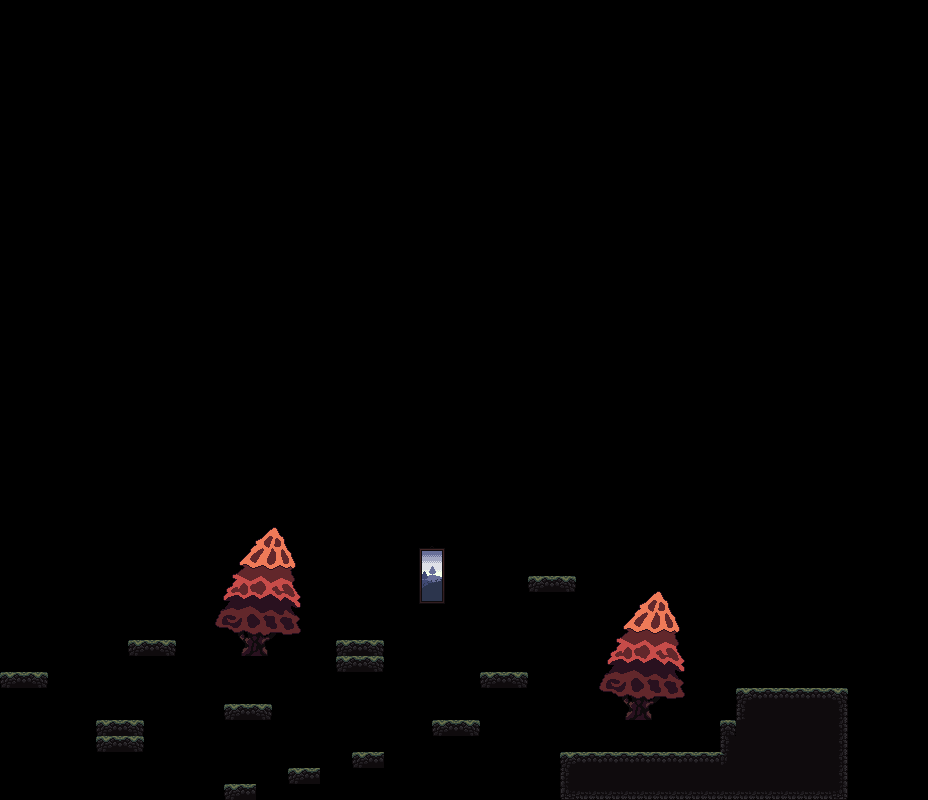

This is a level from a 2D game, rendered from its Tiled map with the project's own tilesets. A one-line summary and the complete map file follow:
An orthogonal 58x50 tile map with 16x16 px tiles, 1 tile layer (TileLayer) and 2 objects (Andro, Hound).

<map version="1.4" tiledversion="1.4.1" orientation="orthogonal" renderorder="right-down" width="58" height="50" tilewidth="16" tileheight="16" infinite="0" nextlayerid="5" nextobjectid="17">
 <tileset firstgid="1" source="test_tiles.tsx" />
 <layer id="1" name="TileLayer" width="58" height="50">
  <data encoding="csv">
0,0,0,0,0,0,0,0,0,0,0,0,0,0,0,0,0,0,0,0,0,0,0,0,0,0,0,0,0,0,0,0,0,0,0,0,0,0,0,0,0,0,0,0,0,0,0,0,0,0,0,0,0,0,0,0,0,0,
0,0,0,0,0,0,0,0,0,0,0,0,0,0,0,0,0,0,0,0,0,0,0,0,0,0,0,0,0,0,0,0,0,0,0,0,0,0,0,0,0,0,0,0,0,0,0,0,0,0,0,0,0,0,0,0,0,0,
0,0,0,0,0,0,0,0,0,0,0,0,0,0,0,0,0,0,0,0,0,0,0,0,0,0,0,0,0,0,0,0,0,0,0,0,0,0,0,0,0,0,0,0,0,0,0,0,0,0,0,0,0,0,0,0,0,0,
0,0,0,0,0,0,0,0,0,0,0,0,0,0,0,0,0,0,0,0,0,0,0,0,0,0,0,0,0,0,0,0,0,0,0,0,0,0,0,0,0,0,0,0,0,0,0,0,0,0,0,0,0,0,0,0,0,0,
0,0,0,0,0,0,0,0,0,0,0,0,0,0,0,0,0,0,0,0,0,0,0,0,0,0,0,0,0,0,0,0,0,0,0,0,0,0,0,0,0,0,0,0,0,0,0,0,0,0,0,0,0,0,0,0,0,0,
0,0,0,0,0,0,0,0,0,0,0,0,0,0,0,0,0,0,0,0,0,0,0,0,0,0,0,0,0,0,0,0,0,0,0,0,0,0,0,0,0,0,0,0,0,0,0,0,0,0,0,0,0,0,0,0,0,0,
0,0,0,0,0,0,0,0,0,0,0,0,0,0,0,0,0,0,0,0,0,0,0,0,0,0,0,0,0,0,0,0,0,0,0,0,0,0,0,0,0,0,0,0,0,0,0,0,0,0,0,0,0,0,0,0,0,0,
0,0,0,0,0,0,0,0,0,0,0,0,0,0,0,0,0,0,0,0,0,0,0,0,0,0,0,0,0,0,0,0,0,0,0,0,0,0,0,0,0,0,0,0,0,0,0,0,0,0,0,0,0,0,0,0,0,0,
0,0,0,0,0,0,0,0,0,0,0,0,0,0,0,0,0,0,0,0,0,0,0,0,0,0,0,0,0,0,0,0,0,0,0,0,0,0,0,0,0,0,0,0,0,0,0,0,0,0,0,0,0,0,0,0,0,0,
0,0,0,0,0,0,0,0,0,0,0,0,0,0,0,0,0,0,0,0,0,0,0,0,0,0,0,0,0,0,0,0,0,0,0,0,0,0,0,0,0,0,0,0,0,0,0,0,0,0,0,0,0,0,0,0,0,0,
0,0,0,0,0,0,0,0,0,0,0,0,0,0,0,0,0,0,0,0,0,0,0,0,0,0,0,0,0,0,0,0,0,0,0,0,0,0,0,0,0,0,0,0,0,0,0,0,0,0,0,0,0,0,0,0,0,0,
0,0,0,0,0,0,0,0,0,0,0,0,0,0,0,0,0,0,0,0,0,0,0,0,0,0,0,0,0,0,0,0,0,0,0,0,0,0,0,0,0,0,0,0,0,0,0,0,0,0,0,0,0,0,0,0,0,0,
0,0,0,0,0,0,0,0,0,0,0,0,0,0,0,0,0,0,0,0,0,0,0,0,0,0,0,0,0,0,0,0,0,0,0,0,0,0,0,0,0,0,0,0,0,0,0,0,0,0,0,0,0,0,0,0,0,0,
0,0,0,0,0,0,0,0,0,0,0,0,0,0,0,0,0,0,0,0,0,0,0,0,0,0,0,0,0,0,0,0,0,0,0,0,0,0,0,0,0,0,0,0,0,0,0,0,0,0,0,0,0,0,0,0,0,0,
0,0,0,0,0,0,0,0,0,0,0,0,0,0,0,0,0,0,0,0,0,0,0,0,0,0,0,0,0,0,0,0,0,0,0,0,0,0,0,0,0,0,0,0,0,0,0,0,0,0,0,0,0,0,0,0,0,0,
0,0,0,0,0,0,0,0,0,0,0,0,0,0,0,0,0,0,0,0,0,0,0,0,0,0,0,0,0,0,0,0,0,0,0,0,0,0,0,0,0,0,0,0,0,0,0,0,0,0,0,0,0,0,0,0,0,0,
0,0,0,0,0,0,0,0,0,0,0,0,0,0,0,0,0,0,0,0,0,0,0,0,0,0,0,0,0,0,0,0,0,0,0,0,0,0,0,0,0,0,0,0,0,0,0,0,0,0,0,0,0,0,0,0,0,0,
0,0,0,0,0,0,0,0,0,0,0,0,0,0,0,0,0,0,0,0,0,0,0,0,0,0,0,0,0,0,0,0,0,0,0,0,0,0,0,0,0,0,0,0,0,0,0,0,0,0,0,0,0,0,0,0,0,0,
0,0,0,0,0,0,0,0,0,0,0,0,0,0,0,0,0,0,0,0,0,0,0,0,0,0,0,0,0,0,0,0,0,0,0,0,0,0,0,0,0,0,0,0,0,0,0,0,0,0,0,0,0,0,0,0,0,0,
0,0,0,0,0,0,0,0,0,0,0,0,0,0,0,0,0,0,0,0,0,0,0,0,0,0,0,0,0,0,0,0,0,0,0,0,0,0,0,0,0,0,0,0,0,0,0,0,0,0,0,0,0,0,0,0,0,0,
0,0,0,0,0,0,0,0,0,0,0,0,0,0,0,0,0,0,0,0,0,0,0,0,0,0,0,0,0,0,0,0,0,0,0,0,0,0,0,0,0,0,0,0,0,0,0,0,0,0,0,0,0,0,0,0,0,0,
0,0,0,0,0,0,0,0,0,0,0,0,0,0,0,0,0,0,0,0,0,0,0,0,0,0,0,0,0,0,0,0,0,0,0,0,0,0,0,0,0,0,0,0,0,0,0,0,0,0,0,0,0,0,0,0,0,0,
0,0,0,0,0,0,0,0,0,0,0,0,0,0,0,0,0,0,0,0,0,0,0,0,0,0,0,0,0,0,0,0,0,0,0,0,0,0,0,0,0,0,0,0,0,0,0,0,0,0,0,0,0,0,0,0,0,0,
0,0,0,0,0,0,0,0,0,0,0,0,0,0,0,0,0,0,0,0,0,0,0,0,0,0,0,0,0,0,0,0,0,0,0,0,0,0,0,0,0,0,0,0,0,0,0,0,0,0,0,0,0,0,0,0,0,0,
0,0,0,0,0,0,0,0,0,0,0,0,0,0,0,0,0,0,0,0,0,0,0,0,0,0,0,0,0,0,0,0,0,0,0,0,0,0,0,0,0,0,0,0,0,0,0,0,0,0,0,0,0,0,0,0,0,0,
0,0,0,0,0,0,0,0,0,0,0,0,0,0,0,0,0,0,0,0,0,0,0,0,0,0,0,0,0,0,0,0,0,0,0,0,0,0,0,0,0,0,0,0,0,0,0,0,0,0,0,0,0,0,0,0,0,0,
0,0,0,0,0,0,0,0,0,0,0,0,0,0,0,0,0,0,0,0,0,0,0,0,0,0,0,0,0,0,0,0,0,0,0,0,0,0,0,0,0,0,0,0,0,0,0,0,0,0,0,0,0,0,0,0,0,0,
0,0,0,0,0,0,0,0,0,0,0,0,0,0,0,0,0,0,0,0,0,0,0,0,0,0,0,0,0,0,0,0,0,0,0,0,0,0,0,0,0,0,0,0,0,0,0,0,0,0,0,0,0,0,0,0,0,0,
0,0,0,0,0,0,0,0,0,0,0,0,0,0,0,0,0,0,0,0,0,0,0,0,0,0,0,0,0,0,0,0,0,0,0,0,0,0,0,0,0,0,0,0,0,0,0,0,0,0,0,0,0,0,0,0,0,0,
0,0,0,0,0,0,0,0,0,0,0,0,0,0,0,0,0,0,0,0,0,0,0,0,0,0,0,0,0,0,0,0,0,0,0,0,0,0,0,0,0,0,0,0,0,0,0,0,0,0,0,0,0,0,0,0,0,0,
0,0,0,0,0,0,0,0,0,0,0,0,0,0,0,0,0,0,0,0,0,0,0,0,0,0,0,0,0,0,0,0,0,0,0,0,0,0,0,0,0,0,0,0,0,0,0,0,0,0,0,0,0,0,0,0,0,0,
0,0,0,0,0,0,0,0,0,0,0,0,0,0,0,0,0,0,0,0,0,0,0,0,0,0,0,0,0,0,0,0,0,0,0,0,0,0,0,0,0,0,0,0,0,0,0,0,0,0,0,0,0,0,0,0,0,0,
0,0,0,0,0,0,0,0,0,0,0,0,120,121,122,123,124,125,126,0,0,0,0,0,0,0,0,0,0,0,0,0,0,0,0,0,0,0,0,0,0,0,0,0,0,0,0,0,0,0,0,0,0,0,0,0,0,0,
0,0,0,0,0,0,0,0,0,0,0,0,206,207,208,209,210,211,212,0,0,0,0,0,0,0,0,0,0,0,0,0,0,0,0,0,0,0,0,0,0,0,0,0,0,0,0,0,0,0,0,0,0,0,0,0,0,0,
0,0,0,0,0,0,0,0,0,0,0,0,292,293,294,295,296,297,298,0,0,0,0,0,0,0,1305,1306,0,0,0,0,0,0,0,0,0,0,0,0,0,0,0,0,0,0,0,0,0,0,0,0,0,0,0,0,0,0,
0,0,0,0,0,0,0,0,0,0,0,0,378,379,380,381,382,383,384,0,0,0,0,0,0,0,1391,1392,0,0,0,0,0,0,0,0,0,0,0,0,0,0,0,0,0,0,0,0,0,0,0,0,0,0,0,0,0,0,
0,0,0,0,0,0,0,0,0,0,0,0,464,465,466,467,468,469,470,0,0,0,0,0,0,0,1477,1478,0,0,0,0,0,259,260,261,120,121,122,123,124,125,126,0,0,0,0,0,0,0,0,0,0,0,0,0,0,0,
0,0,0,0,0,0,0,0,0,0,0,0,550,551,552,553,554,555,556,0,0,0,0,0,0,0,1563,1564,0,0,0,0,0,0,0,0,206,207,208,209,210,211,212,0,0,0,0,0,0,0,0,0,0,0,0,0,0,0,
0,0,0,0,0,0,0,0,0,0,0,0,636,637,638,639,640,641,642,0,0,0,0,0,0,0,0,0,0,0,0,0,0,0,0,0,292,293,294,295,296,297,298,0,0,0,0,0,0,0,0,0,0,0,0,0,0,0,
0,0,0,0,0,0,0,0,0,0,0,0,722,723,724,725,726,727,728,0,0,0,0,0,0,0,0,0,0,0,0,0,0,0,0,0,378,379,380,381,382,383,384,0,0,0,0,0,0,0,0,0,0,0,0,0,0,0,
0,0,0,0,0,0,0,0,259,260,261,0,808,809,810,811,812,813,814,0,0,259,260,261,0,0,0,0,0,0,0,0,0,0,0,0,464,465,466,467,468,469,470,0,0,0,0,0,0,0,0,0,0,0,0,0,0,0,
0,0,0,0,0,0,0,0,0,0,0,0,0,0,0,0,0,0,0,0,0,259,260,261,0,0,0,0,0,0,0,0,0,0,0,0,550,551,552,553,554,555,556,0,0,0,0,0,0,0,0,0,0,0,0,0,0,0,
259,260,261,0,0,0,0,0,0,0,0,0,0,0,0,0,0,0,0,0,0,0,0,0,0,0,0,0,0,0,259,260,261,0,0,0,636,637,638,639,640,641,642,0,0,0,0,0,0,0,0,0,0,0,0,0,0,0,
0,0,0,0,0,0,0,0,0,0,0,0,0,0,0,0,0,0,0,0,0,0,0,0,0,0,0,0,0,0,0,0,0,0,0,0,722,723,724,725,726,727,728,0,0,0,259,260,260,260,260,260,261,0,0,0,0,0,
0,0,0,0,0,0,0,0,0,0,0,0,0,0,259,260,261,0,0,0,0,0,0,0,0,0,0,0,0,0,0,0,0,0,0,0,808,809,810,811,812,813,814,0,0,0,345,346,346,346,346,346,347,0,0,0,0,0,
0,0,0,0,0,0,259,260,261,0,0,0,0,0,0,0,0,0,0,0,0,0,0,0,0,0,0,259,260,261,0,0,0,0,0,0,0,0,0,0,0,0,0,0,0,262,346,346,346,346,346,346,347,0,0,0,0,0,
0,0,0,0,0,0,259,260,261,0,0,0,0,0,0,0,0,0,0,0,0,0,0,0,0,0,0,0,0,0,0,0,0,0,0,0,0,0,0,0,0,0,0,0,0,345,346,346,346,346,346,346,347,0,0,0,0,0,
0,0,0,0,0,0,0,0,0,0,0,0,0,0,0,0,0,0,0,0,0,0,259,260,0,0,0,0,0,0,0,0,0,0,0,259,260,260,260,260,260,260,260,260,260,350,346,346,346,346,346,346,347,0,0,0,0,0,
0,0,0,0,0,0,0,0,0,0,0,0,0,0,0,0,0,0,259,260,0,0,0,0,0,0,0,0,0,0,0,0,0,0,0,345,346,346,346,346,346,346,346,346,346,346,346,346,346,346,346,346,347,0,0,0,0,0,
0,0,0,0,0,0,0,0,0,0,0,0,0,0,259,260,0,0,0,0,0,0,0,0,0,0,0,0,0,0,0,0,0,0,0,431,432,432,432,432,432,432,432,432,432,432,432,432,432,432,432,432,433,0,0,0,0,0
</data>
 </layer>
 <objectgroup id="2" name="collision" />
 <objectgroup id="3" name="Enemies">
  <object id="13" type="Andro" x="514" y="669.333">
   <properties>
    <property name="Path_End" type="int" value="10" />
    <property name="Type" value="Andro" />
   </properties>
   <point />
  </object>
  <object id="15" type="Hound" x="428.666" y="798.333">
   <properties>
    <property name="Path_End" value="10" />
    <property name="Type" value="Hound" />
   </properties>
   <point />
  </object>
 </objectgroup>
</map>
